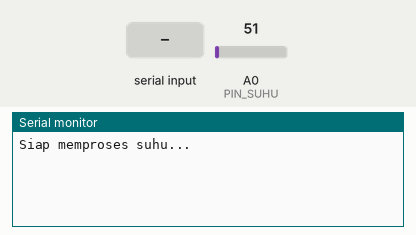
Recording of a sketch running on a simulated Arduino Mega 2560, built with avr-gcc and run on an emulated ATmega2560. On the bench: the last lines printed to the serial monitor. The test bench sets the inputs (shaded band); at power-on: A0 (PIN_SUHU) = 51. The local clock reads 2024-03-15 10:24:30 at power-on unless the sketch sets it; storage starts empty.

Above: at 1.2 s.
1.3 s: "baca file" received over Serial
At 3.9 s:
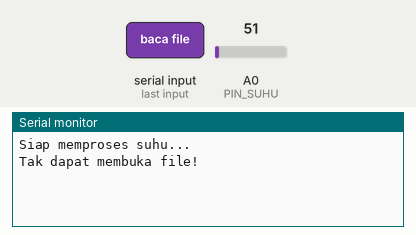
4.5 s: "hapus file" received over Serial
At 12.2 s:
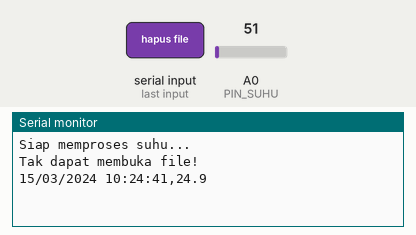
17.4 s: "baca file" received over Serial
At 20.3 s:
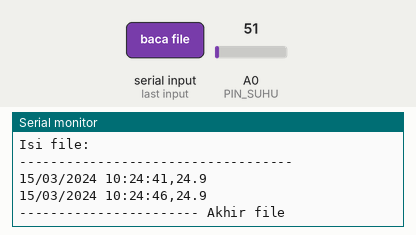
22.0 s: "hapus file" received over Serial
At 23.7 s:
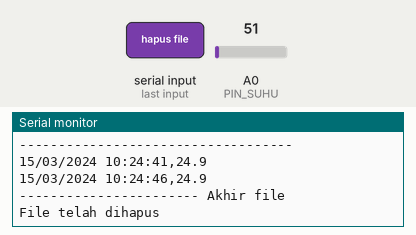

The sketch:

rwSuhu.ino
```cpp
// Contoh untuk menyimpan dan membaca data suhu

#include <SD.h>
#include <Wire.h>
#include <TimeLib.h>
#include <TimeAlarms.h>
#include <DS1307RTC.h>

const byte PIN_SUHU = A0;
const byte PIN_CS = 53;

char NAMAFILE[] = "datasuhu.csv";
AlarmID_t ID_alarm;

void setup()
{
  Serial.begin(9600);
  pinMode(PIN_CS, OUTPUT);

  if (!SD.begin(PIN_CS))
  {
    Serial.println("Problem di SD card!");
    while (true);
  }

  // Set Timer per 5 detik
  ID_alarm = Alarm.timerRepeat(5, simpanSuhu);

  Serial.println("Siap memproses suhu...");
}

void loop()
{
  if (Serial.available())
  {
    String perintah = Serial.readString();
    if (perintah == "baca file")
    {
      bacaSuhu();
    }
    else if (perintah == "hapus file")
    {
      hapusFile();
    }
  }

  Alarm.delay(1000);
}

void simpanSuhu()
{
  tmElements_t tm;

  // Baca data di RTC
  char waktu[20];

  if (RTC.read(tm))
  {
    sprintf(waktu, "%02d/%02d/%04d %02d:%02d:%02d",
            tm.Day, tm.Month, tmYearToCalendar(tm.Year),
            tm.Hour, tm.Minute, tm.Second);
    Serial.print(waktu);
  }
  else
  {
    Serial.println("Problem di RTC!");
    return;
  }
  // Baca data suhu
  float suhu =  analogRead(PIN_SUHU) * 0.48876;
  Serial.print(",");
  Serial.println(suhu, 1);

  // Simpan ke file
  // 1. Buka file untuk penyimpanan data
  File fileSuhu = SD.open(NAMAFILE, FILE_WRITE);
  if (!fileSuhu)
  {
     Serial.println("Tak dapat membuka file!");
     return;
  }

  // 2. Tulis data ke SD card
  fileSuhu.print(waktu);
  fileSuhu.print(",");
  fileSuhu.println(suhu, 1);

  // 3. Tutup file supaya data benar-benar disimpan
  fileSuhu.close();

}

void bacaSuhu()
{
  // Matikan alarm
  Alarm.disable(ID_alarm);

  // Proses untuk membaca data
  char data[26];

  File fileSuhu = SD.open(NAMAFILE, FILE_READ);
  if (!fileSuhu)
  {
     Serial.println("Tak dapat membuka file!");
     return;
  }

  Serial.println("Isi file:");
  Serial.println("-----------------------------------");

  while (fileSuhu.available())
  {
    int jumByte = fileSuhu.readBytes(data, 26);
    data[jumByte - 2] = 0; // Karakter NULL

    // Tampilkan utuh
    Serial.println(data);
  }

  fileSuhu.close();

  Serial.println("----------------------- Akhir file");

  // Hidupkan alarm
  Alarm.enable(ID_alarm);
}

void hapusFile()
{
  // Matikan alarm
  Alarm.disable(ID_alarm);

  if (SD.exists(NAMAFILE))
  {
    SD.remove(NAMAFILE);
    Serial.println("File telah dihapus");
  }

  // Hidupkan alarm
  Alarm.enable(ID_alarm);
}
```

Measured:
- after the input at 1.3 s, the serial monitor: prints a new line after 1.7 s (image 1)
- after the input at 4.5 s, the serial monitor: prints a new line after 6.5 s (image 2)
- after the input at 17.4 s, the serial monitor: prints a new line after 1.6 s (image 3)
- after the input at 22.0 s, the serial monitor: prints a new line after 1.1 s (image 4)
